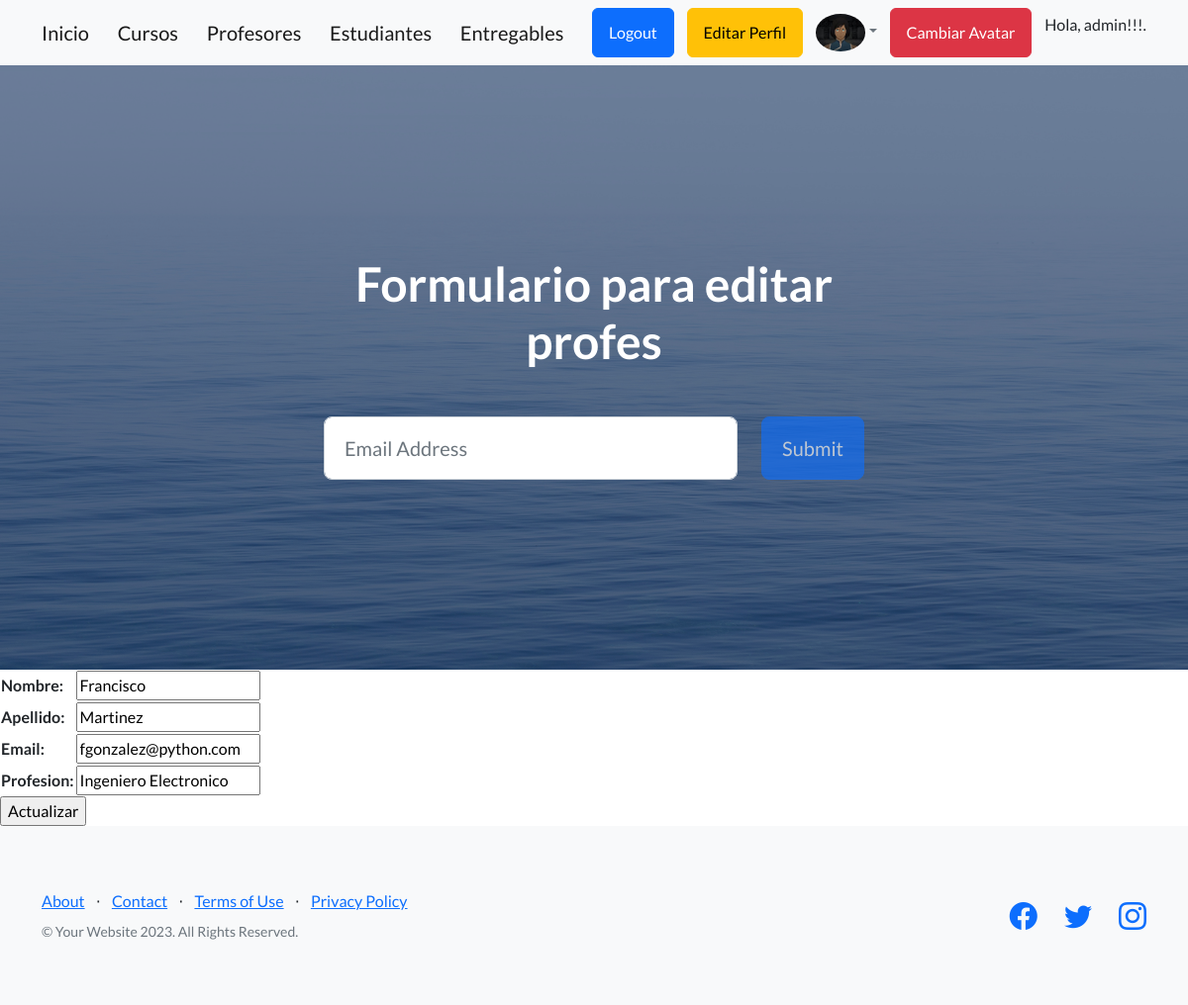
Screenshot of /AC/update_profe/Francisco (signed in) with the database file from the repository.
### AppCoder/models.py (models this page shows, shortened)
class Avatar(models.Model):
    user = models.ForeignKey(User, on_delete=models.CASCADE)
    imagen = models.ImageField(upload_to='avatares', null=True, blank = True)

class Profesor(models.Model):
    nombre = models.CharField(max_length=30)
    apellido = models.CharField(max_length=30)
    email = models.EmailField()
    profesion = models.CharField(max_length=30)

### AppCoder/views.py (the view)
# urls.py: path("update_profe/<profesor_nombre>", actualizar_profesor, name="Actualizar Profesor"),
def actualizar_profesor(request, profesor_nombre):
    profesor_escogido = Profesor.objects.get(nombre=profesor_nombre)
    if request.method == "POST": #hacemos click al botón actualizar
        miFormulario = ProfesorFormulario(request.POST) # Aqui me llega la informacion del html
        if miFormulario.is_valid():
                info = miFormulario.cleaned_data
                profesor_escogido.nombre = info["nombre"]
                profesor_escogido.apellido = info["apellido"]
                profesor_escogido.email = info["email"]
                profesor_escogido.profesion = info["profesion"]
                profesor_escogido.save()
                return render(request, "AppCoder/inicio.html")
    else:
        miFormulario = ProfesorFormulario(initial={"nombre":profesor_escogido.nombre,
                                                   "apellido":profesor_escogido.apellido,
                                                   "email":profesor_escogido.email,
                                                   "profesion":profesor_escogido.profesion}) #mostrar formulario con la informacion previa
        return render(request, "AppCoder/editar_profes.html", {"form": miFormulario})

### AppCoder/forms.py
class ProfesorFormulario(forms.Form):
    nombre = forms.CharField(max_length=30)
    apellido = forms.CharField(max_length=30)
    email = forms.EmailField()
    profesion = forms.CharField(max_length=30)

### AppCoder/templates/AppCoder/editar_profes.html
{% extends "AppCoder/padre.html" %}
{% block titulo %}
Formulario para editar profes
{% endblock %}
{% block formulario %}
<form action="" method="POST"> {% csrf_token %}
    <table>
        {{ form.as_table }}
    </table>
    <input type="submit" value="Actualizar">
</form>
{% endblock  %}

### AppCoder/templates/AppCoder/padre.html (shortened to what this page needs)
<!DOCTYPE html>
<html lang="en">
    <head>
        {% load static %}
        <link href="https://cdn.jsdelivr.net/npm/bootstrap-icons@1.5.0/font/bootstrap-icons.css" rel="stylesheet" type="text/css" />
        <link href="{% static 'AppCoder/css/styles.css' %}" rel="stylesheet" />
    </head>
    <body>
        <nav class="navbar navbar-light bg-light static-top">
            <div class="container">
                <a class="navbar-brand" href="{% url 'Inicio' %}">Inicio</a>
                <a class="navbar-brand" href="{% url 'VerCursos' %}">Cursos</a>
                <a class="navbar-brand" href="{% url 'VerProfes' %}">Profesores</a>
                <a class="navbar-brand" href="{% url 'VerEstudiantes' %}">Estudiantes</a>
                <a class="navbar-brand" href="{% url 'VerEntregas' %}">Entregables</a>
                {% if request.user.is_authenticated %}
                    <a class="btn btn-primary" href="{% url 'Logout' %}">Logout</a>
                    <a class="btn btn-warning" href="{% url 'EditarPerfil' %}">Editar Perfil</a>
                    {% if request.user.avatar_set.exists %}
                        <a class="nav-link dropdown-toggle text-muted waves-effect waves-dark pro-pic" href="" data-toggle="dropdown" aria-haspopup="true" aria-expanded="false"><img  src="{{ request.user.avatar_set.first.imagen.url }}" alt="Avatar de {{ request.user.username }}" class="rounded-circle" width="50"></a>
                        <a class="btn btn-danger" href="{% url 'AgregarAvatar' %}">Cambiar Avatar</a>
                    {% endif %}
                    <p class=”text-muted small mb-4 mb-lg-0”> Hola, {{user.username}}!!!.</p>
                {% else %}
                    <a class="btn btn-primary" href="{% url 'Login' %}">Login</a>
                    <a class="btn btn-primary" href="{% url 'Register' %}">Registrarse</a>
                {% endif %}
            </div>
        </nav>
        <header class="masthead">
            <div class="container position-relative">
                <div class="row justify-content-center">
                    <div class="col-xl-6">
                        <div class="text-center text-white">
                            <h1 class="mb-5">
                                {% block titulo %}
                                {% endblock %}
                            </h1>
                            <form class="form-subscribe" id="contactForm" data-sb-form-api-token="API_TOKEN">
                                <div class="row">
                                    <div class="col">
                                        <input class="form-control form-control-lg" id="emailAddress" type="email" placeholder="Email Address" data-sb-validations="required,email" />
                                    </div>
                                    <div class="col-auto"><button class="btn btn-primary btn-lg disabled" id="submitButton" type="submit">Submit</button></div>
                                </div>
                            </form>
                        </div>
                    </div>
                </div>
            </div>
        </header>
        {% block formulario %}{% endblock %}
        <footer class="footer bg-light">
            <div class="container">
                <div class="row">
                    <div class="col-lg-6 h-100 text-center text-lg-start my-auto">
                        <ul class="list-inline mb-2">
                            <li class="list-inline-item"><a href="#!">About</a></li>
                            <li class="list-inline-item">⋅</li>
                            <li class="list-inline-item"><a href="#!">Contact</a></li>
                            <li class="list-inline-item">⋅</li>
                            <li class="list-inline-item"><a href="#!">Terms of Use</a></li>
                            <li class="list-inline-item">⋅</li>
                            <li class="list-inline-item"><a href="#!">Privacy Policy</a></li>
                        </ul>
                        <p class="text-muted small mb-4 mb-lg-0">&copy; Your Website 2023. All Rights Reserved.</p>
                    </div>
                    <div class="col-lg-6 h-100 text-center text-lg-end my-auto">
                        <ul class="list-inline mb-0">
                            <li class="list-inline-item me-4">
                                <a href="#!"><i class="bi-facebook fs-3"></i></a>
                            </li>
                            <li class="list-inline-item me-4">
                                <a href="#!"><i class="bi-twitter fs-3"></i></a>
                            </li>
                            <li class="list-inline-item">
                                <a href="#!"><i class="bi-instagram fs-3"></i></a>
                            </li>
                        </ul>
                    </div>
                </div>
            </div>
        </footer>
    </body>
</html>

### rows the page displays
Profesor: nombre "Francisco", apellido "Martinez", email "fgonzalez@python.com", profesion "Ingeniero Electronico"

### other values shown
{{ user.username }} "admin"
